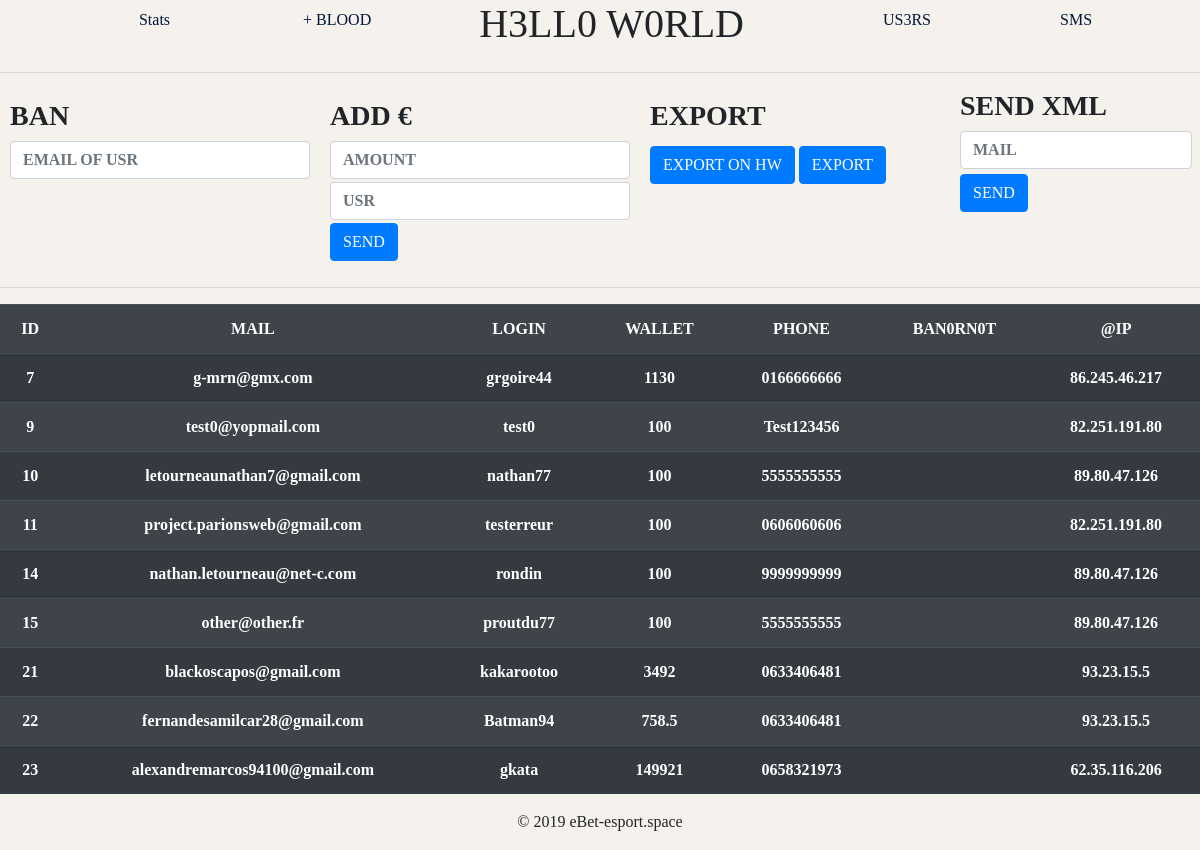
Screenshot of /adm/index.php with the database file from the repository.
### tables this page shows
CREATE TABLE `USR` (
  `id` int(11) NOT NULL AUTO_INCREMENT,
  `mail` varchar(50) DEFAULT NULL,
  `name` varchar(20) DEFAULT NULL,
  `firstname` varchar(20) DEFAULT NULL,
  `login` varchar(15) DEFAULT NULL,
  `passwd` varchar(255) DEFAULT NULL,
  `wallet` float DEFAULT NULL,
  `city` smallint(5) unsigned DEFAULT NULL,
  `phoneNumber` char(10) DEFAULT NULL,
  `confirmKey` varchar(255) DEFAULT NULL,
  `confirm` int(11) DEFAULT NULL,
  `banOrNot` tinyint(1) DEFAULT 0,
  `countVictory` int(11) DEFAULT 0,
  `ip` varchar(15) DEFAULT NULL,
  `img` varchar(50) DEFAULT NULL,
  `credit` int(11) DEFAULT 0,
  `private` tinyint(1) DEFAULT 0,
  PRIMARY KEY (`id`)
);

### html/adm/index.php (the view, shortened to what this page needs)
<?php include('index/includes/header.php'); ?>
    <?php
    $bdd = bdd();
    $resp = $bdd->prepare('SELECT id, mail, login, wallet, phoneNumber, banOrNot, ip FROM USR');
    $resp->execute([]);
    ?>
<hr>
    <main>
      <section id="panel">
        <form action="index/ban.php" method="post" id="banContainer">
          <h3>BAN</h3>
          <input class="form-control" type="text" name="banmail" value="" placeholder="EMAIL OF USR" id="banmail">
        </form>
        <form action="adding/addMoney.php" method="post" id="walletContainer">
          <h3>ADD €</h3>
          <input class="form-control" type="text" name="amount" value="" placeholder="AMOUNT" id="amount" required>
          <input class="form-control" type="text" name="mail" value="" placeholder="USR" id="usrForCash" required>
          <input class="btn btn-primary" style="margin-top: 3px" type="submit" name="" value="SEND">
        </form>
        <form action="index/export.php" id="exportContainer">
          <h3>EXPORT</h3>
          <a class="btn btn-primary" href="index/xml.php" download="client.xml">EXPORT ON HW</a>
          <input type="submit" id="export" class="btn btn-primary" value="EXPORT">
        </form>
        <form action="index/mail.php" method="post">
          <h3>SEND XML</h3>
          <input class="form-control" type="text" name="mail" value="" placeholder="MAIL">
          <input class="btn btn-primary" type="submit" name="" value="SEND">
        </form>
      </section>
<hr>
      <table class="table table-striped table-dark">
        <tr>
          <th scope="col">ID</th>
          <th scope="col">MAIL</th>
          <th scope="col">LOGIN</th>
          <th scope="col">WALLET</th>
          <th scope="col">PHONE</th>
          <th scope="col">BAN0RN0T</th>
          <th scope="col">@IP</th>
        </tr>
        <?php
          while($data = $resp->fetch(PDO::FETCH_ASSOC)) {
        ?>
          <tr>
            <th scope="col"><?php echo $data['id'];?></th>
            <th scope="col"><?php echo $data['mail'];?></th>
            <th scope="col"><?php echo $data['login'];?></th>
            <th scope="col"><?php echo $data['wallet'];?></th>
            <th scope="col"><?php echo $data['phoneNumber'];?></th>
            <th scope="col"><?php if ($data['banOrNot'] == 1) { ?> <button class="btn btn-danger" type="button" name="button">BAN</button> <?php }  ?> </th>
            <th scope="col"><?php echo $data['ip'];?></th>
          </tr>
        <?php
          }
        ?>
      </table>
    </main>
<?php include('index/includes/footer.php'); ?>

### html/adm/index/includes/header.php (shortened to what this page needs)
<!DOCTYPE html>
<html lang="en" dir="ltr">
  <head>
    <link rel="stylesheet" href="https://stackpath.bootstrapcdn.com/bootstrap/4.4.1/css/bootstrap.min.css">
    <link rel="stylesheet" href="master.css">
    <link rel="stylesheet" href="index/css/index.css">
  </head>
  <body>
    <header>
      <nav>
        <ul id="ulL">
          <li class="header-text-container-l"><a href="stats/">Stats</a></li>
          <li class="header-text-container-l"><a href="adding/">+ BLOOD</a></li>
        </ul>
        <h1 id="hi">H3LL0 W0RLD</h1>
        <ul id="ulR">
          <li class="header-text-container-r"><a href="annunce/">SMS</a></li>
          <li class="header-text-container-r"><a href="./">US3RS</a></li>
        </ul>
      </nav>
    </header>

### html/adm/index/includes/footer.php (shortened to what this page needs)
    <footer>
      <p>&copy; 2019 eBet-esport.space<p>
    </footer>
  </body>
</html>

### html/adm/master.css (style rules this page uses)
* { font-family: 'Oxygen'; box-sizing: border-box; }
header { justify-content: space-evenly; align-items: center; }
body { width: 100%; height: 100vh; margin: 0; background-color: #F5F1ED; }
footer { display: flex; justify-content: center; }
nav { display: flex; align-items: center; justify-content: space-evenly; }
li > a { color: #011638; margin: 60px; align-self: center; }
h3 { font-weight: bold; }
.form-control::placeholder { font-weight: bold; }
.form-control { font-weight: bold; margin-top: 5px; }
.btn { margin-top: 5px; }
.table { margin-top: 5px; text-align: center; }
.header-text-container-l { list-style: none; margin-right: 9px; display: inline-block; }
.header-text-container-r { list-style: none; margin-right: 9px; display: inline-block; float: right; }

### html/adm/index/css/index.css (style rules this page uses)
#hi { text-align: center; }
#panel { display: flex; }
#banContainer { width: 300px; margin: 10px; }
#banmail::placeholder { font-weight: bold; }
#walletContainer { width: 300px; margin: 10px; }
#exportContainer { width: 300px; margin: 10px; }
#usrForCash { margin-top: 3px; }
#usrForCash::placeholder { font-weight: bold; }
#amount::placeholder { font-weight: bold; }

### rows the page displays
usr: id "7", mail "g-mrn@gmx.com", login "grgoire44", wallet "1130", phoneNumber "0166666666", ip "86.245.46.217"
usr: id "9", mail "test0@yopmail.com", login "test0", wallet "100", phoneNumber "Test123456", ip "82.251.191.80"
usr: id "10", mail "letourneaunathan7@gmail.com", login "nathan77", wallet "100", phoneNumber "5555555555", ip "89.80.47.126"
usr: id "11", mail "project.parionsweb@gmail.com", login "testerreur", wallet "100", phoneNumber "0606060606", ip "82.251.191.80"
usr: id "14", mail "nathan.letourneau@net-c.com", login "rondin", wallet "100", phoneNumber "9999999999", ip "89.80.47.126"
usr: id "15", mail "other@other.fr", login "proutdu77", wallet "100", phoneNumber "5555555555", ip "89.80.47.126"
usr: id "21", mail "blackoscapos@gmail.com", login "kakarootoo", wallet "3492", phoneNumber "0633406481", ip "93.23.15.5"
usr: id "22", mail "fernandesamilcar28@gmail.com", login "Batman94", wallet "758.5", phoneNumber "0633406481", ip "93.23.15.5"
usr: id "23", mail "alexandremarcos94100@gmail.com", login "gkata", wallet "149921", phoneNumber "0658321973", ip "62.35.116.206"
